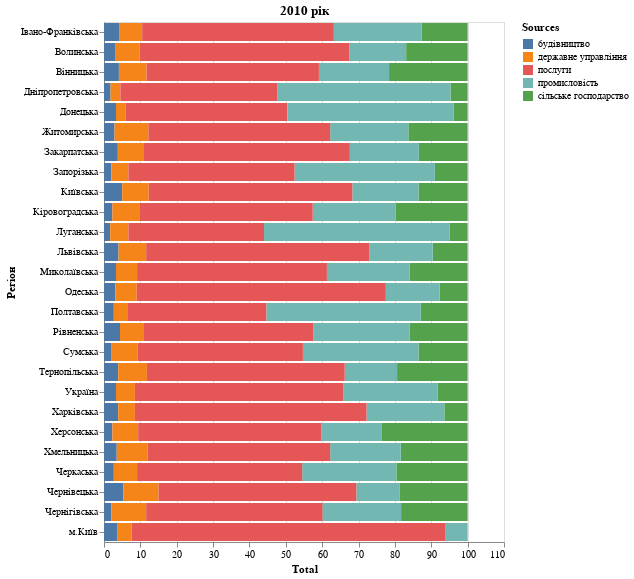

Source (notebook cell):
### Code cell
chart1 = alt.Chart(df10_m.sort_values('Total'),title='2010 рік').mark_bar().encode(
    x = alt.X('Total'),
    y = alt.Y('Регіон'),
    color = alt.Color('Sources'),
    tooltip = alt.Tooltip('Total')
)
chart1

### Figure 1 — Vega-Lite specification as saved in the notebook (floating-point values rounded to 4 significant figures; data arrays with more than 128 entries replaced by an {"elided": "..."} marker saying what was removed)
{"config": {"view": {"continuousWidth": 400, "continuousHeight": 300}}, "data": {"name": "data-91cbbb984036e66206fdaf22f3b187c5"}, "mark": "bar", "encoding": {"color": {"type": "nominal", "field": "Sources"}, "tooltip": {"type": "quantitative", "field": "Total"}, "x": {"type": "quantitative", "field": "Total"}, "y": {"type": "nominal", "field": "Регіон"}}, "title": "2010 рік", "$schema": "https://vega.github.io/schema/vega-lite/v4.8.1.json", "datasets": {"data-91cbbb984036e66206fdaf22f3b187c5": {"elided": "130 records"}}}
